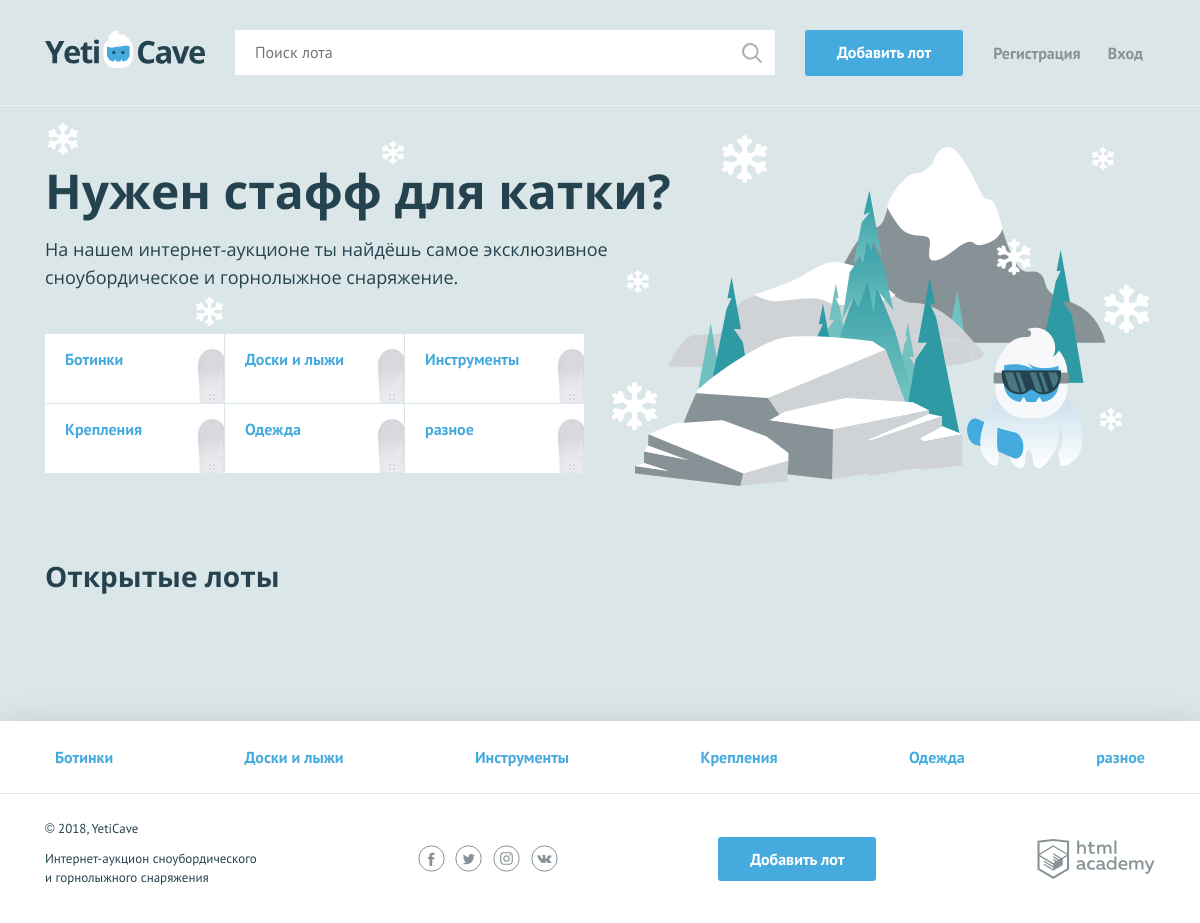
The page / on the database its author committed.
### tables this page shows
CREATE TABLE categories (
	id INT AUTO_INCREMENT PRIMARY KEY,
	name CHAR(64)
);

### functions.php (called while the page is built, shortened)
<?php
function include_template($name, $data) {
$name = 'templates/' . $name;
extract($data);
require_once $name;
$result = ob_get_clean();
return $result;
}

### data.php (called while the page is built, shortened)
<?php
$is_auth = rand(0, 1);
$categories = [
    "Доски и лыжи", "Крепления", "Ботинки",
    "Одежда", "Инструменты", "Разное"];
$adverts = [
    [
        'name' => "2014 Rossignol District Snowboard",
        'category' => "Доски и лыжи",
        'price' => 10999,
        'url' => "img/lot-1.jpg"
    ],
    [
        'name' => "DC Ply Mens 2016/2017 Snowboard",
        'category' => "Доски и лыжи",
        'price' => 159999,
        'url' => "img/lot-2.jpg"
    ],
    [
        'name' => "Крепления Union Contact Pro 2015 года размер L/XL",
        'category' => "Крепления",
        'price' => 8000,
        'url' => "img/lot-3.jpg"
    ],
    [
        'name' => "Ботинки для сноуборда DC Mutiny Charocal" ,
        'category' => "Ботинки",
        'price' => 10999,
        'url' => "img/lot-4.jpg"
    ],
    [
        'name' => "Куртка для сноуборда DC Mutiny Charocal",
        'category' => "Одежда",
        'price' => 7500,
        'url' => "img/lot-5.jpg"
    ],
    [
        'name' => "Маска Oakley Canopy",
        'category' => "Разное",
        'price' => 5400,
        'url' => "img/lot-6.jpg"
    ]
];
$con = mysqli_connect("localhost", "root", "PasswordforMySQL","Yeticave");
mysqli_set_charset($con, "utf8");
$categories_query="SELECT id, name FROM categories GROUP BY name;";
$categories_result=mysqli_query($con, $categories_query);
$categories_query_array=mysqli_fetch_all($categories_result, MYSQLI_ASSOC);

### templates/index.php (the view, shortened to what this page needs)
<main class="container">
<section class="promo">
    <h2 class="promo__title">Нужен стафф для катки?</h2>
    <p class="promo__text">На нашем интернет-аукционе ты найдёшь самое эксклюзивное сноубордическое и горнолыжное снаряжение.</p>
    <ul class="promo__list">
        <?php foreach ($categories as $key => $val): ?>
            <li class="promo__item promo__item--boards">
                <a class="promo__link" href="pages/all-lots.html"><?=$val['name'];?></a>
            </li>
        <?php endforeach; ?>
    </ul>
</section>
<section class="lots">
    <div class="lots__header">
        <h2>Открытые лоты</h2>
    </div>
</section>
</main>

### templates/layout.php (shortened to what this page needs)
<!DOCTYPE html>
<html lang="ru">
<head>
    <link href="css/normalize.min.css" rel="stylesheet">
    <link href="css/style.css" rel="stylesheet">
</head>
<body>
<div class="page-wrapper">
    <header class="main-header">
        <div class="main-header__container container">
            <a class="main-header__logo" href="index.php">
                <img src="img/logo.svg" width="160" height="39" alt="Логотип компании YetiCave">
            </a>
            <form class="main-header__search" method="get" action="https://echo.htmlacademy.ru">
                <input type="search" name="search" placeholder="Поиск лота">
                <input class="main-header__search-btn" type="submit" name="find" value="Найти">
            </form>
            <a class="main-header__add-lot button" href="add.php">Добавить лот</a>
            <nav class="user-menu">
                <?php if ($is_auth): ?>
                    <div class="user-menu__image">
                        <img src="img/user.jpg" width="40" height="40" alt="Пользователь">
                    </div>
                    <div class="user-menu__logged">
                        <p><?= $user_name ?></p>
                    </div>
                <?php else: ?>
                    <ul class="user-menu__list">
                        <li class="user-menu__item">
                            <a href="#">Регистрация</a>
                        </li>
                        <li class="user-menu__item">
                            <a href="#">Вход</a>
                        </li>
                    </ul>
                <?php endif; ?>
            </nav>
        </div>
    </header>
        <?=$page_content; ?>
</div>
<footer class="main-footer">
    <nav class="nav">
        <ul class="nav__list container">
            <?php foreach ($categories as  $key => $val): ?>
                <li class="nav__item">
                    <a href="pages/all-lots.html"><?=$val['name'];?></a>
                </li>
            <?php endforeach; ?>
        </ul>
    </nav>
    <div class="main-footer__bottom container">
        <div class="main-footer__copyright">
            <p>© 2018, YetiCave</p>
            <p>Интернет-аукцион сноубордического и горнолыжного снаряжения</p>
        </div>
        <div class="main-footer__social social">
            <a class="social__link social__link--facebook" href="#">
            </a>
            <a class="social__link social__link--twitter" href="#">
            </a>
            <a class="social__link social__link--instagram" href="#">
            </a>
            <a class="social__link social__link--vkontakte" href="#">
            </a>
        </div>
        <a class="main-footer__add-lot button" href="add.php">Добавить лот</a>
        <div class="main-footer__developed-by">
            <a class="logo-academy" href="https://htmlacademy.ru/intensive/php">
            </a>
        </div>
    </div>
</footer>
</body>
</html>

### rows shown on the page
categories: name "Ботинки"
categories: name "Доски и лыжи"
categories: name "Инструменты"
categories: name "Крепления"
categories: name "Одежда"
categories: name "разное"
